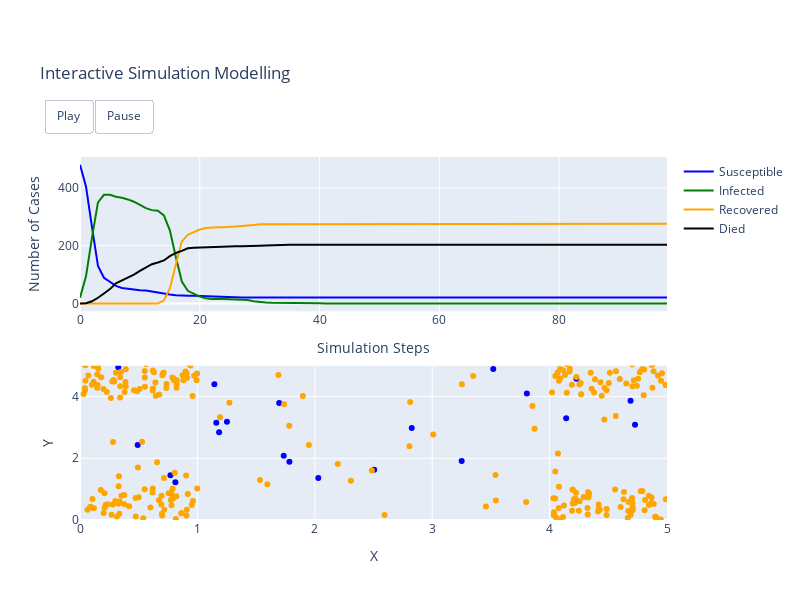

This figure's notebook cell:
### Code cell
replay_plot(negatives, positives, survivors, deaths, df, grid_max=grid_max)

### Figure 1 — Plotly figure (JSON) as saved in the notebook; plotly's stock layout.template omitted (floating-point values rounded to 4 significant figures; data arrays with more than 128 entries replaced by an {"elided": "..."} marker saying what was removed)
{"data": [{"line": {"color": "blue", "width": 2}, "mode": "lines", "name": "Susceptible", "type": "scatter", "x": [0, 1, 2, 3, 4, 5, 6, 7, 8, 9, 10, 11, 12, 13, 14, 15, 16, 17, 18, 19, 20, 21, 22, 23, 24, 25, 26, 27, 28, 29, 30, 31, 32, 33, 34, 35, 36, 37, 38, 39, 40, 41, 42, 43, 44, 45, 46, 47, 48, 49, 50, 51, 52, 53, 54, 55, 56, 57, 58, 59, 60, 61, 62, 63, 64, 65, 66, 67, 68, 69, 70, 71, 72, 73, 74, 75, 76, 77, 78, 79, 80, 81, 82, 83, 84, 85, 86, 87, 88, 89, 90, 91, 92, 93, 94, 95, 96, 97, 98], "xaxis": "x", "y": [480, 405, 264, 130, 89, 74, 61, 54, 51, 48, 46, 45, 41, 37, 35, 31, 29, 27, 27, 27, 26, 26, 25, 23, 23, 23, 22, 21, 21, 21, 21, 21, 21, 21, 21, 21, 21, 21, 21, 21, 21, 21, 21, 21, 21, 21, 21, 21, 21, 21, 21, 21, 21, 21, 21, 21, 21, 21, 21, 21, 21, 21, 21, 21, 21, 21, 21, 21, 21, 21, 21, 21, 21, 21, 21, 21, 21, 21, 21, 21, 21, 21, 21, 21, 21, 21, 21, 21, 21, 21, 21, 21, 21, 21, 21, 21, 21, 21, 21, 21], "yaxis": "y"}, {"line": {"color": "green", "width": 2}, "mode": "lines", "name": "Infected", "type": "scatter", "x": [0, 1, 2, 3, 4, 5, 6, 7, 8, 9, 10, 11, 12, 13, 14, 15, 16, 17, 18, 19, 20, 21, 22, 23, 24, 25, 26, 27, 28, 29, 30, 31, 32, 33, 34, 35, 36, 37, 38, 39, 40, 41, 42, 43, 44, 45, 46, 47, 48, 49, 50, 51, 52, 53, 54, 55, 56, 57, 58, 59, 60, 61, 62, 63, 64, 65, 66, 67, 68, 69, 70, 71, 72, 73, 74, 75, 76, 77, 78, 79, 80, 81, 82, 83, 84, 85, 86, 87, 88, 89, 90, 91, 92, 93, 94, 95, 96, 97, 98], "xaxis": "x", "y": [20, 94, 228, 350, 376, 376, 369, 366, 360, 352, 341, 330, 323, 321, 305, 253, 161, 76, 44, 33, 24, 18, 16, 17, 16, 15, 14, 13, 12, 8, 5, 4, 3, 3, 2, 2, 2, 1, 1, 1, 1, 0, 0, 0, 0, 0, 0, 0, 0, 0, 0, 0, 0, 0, 0, 0, 0, 0, 0, 0, 0, 0, 0, 0, 0, 0, 0, 0, 0, 0, 0, 0, 0, 0, 0, 0, 0, 0, 0, 0, 0, 0, 0, 0, 0, 0, 0, 0, 0, 0, 0, 0, 0, 0, 0, 0, 0, 0, 0, 0], "yaxis": "y"}, {"line": {"color": "orange", "width": 2}, "mode": "lines", "name": "Recovered", "type": "scatter", "x": [0, 1, 2, 3, 4, 5, 6, 7, 8, 9, 10, 11, 12, 13, 14, 15, 16, 17, 18, 19, 20, 21, 22, 23, 24, 25, 26, 27, 28, 29, 30, 31, 32, 33, 34, 35, 36, 37, 38, 39, 40, 41, 42, 43, 44, 45, 46, 47, 48, 49, 50, 51, 52, 53, 54, 55, 56, 57, 58, 59, 60, 61, 62, 63, 64, 65, 66, 67, 68, 69, 70, 71, 72, 73, 74, 75, 76, 77, 78, 79, 80, 81, 82, 83, 84, 85, 86, 87, 88, 89, 90, 91, 92, 93, 94, 95, 96, 97, 98], "xaxis": "x", "y": [0, 0, 0, 0, 0, 0, 0, 0, 0, 0, 0, 0, 0, 0, 11, 52, 135, 215, 238, 247, 256, 261, 263, 264, 264, 264, 266, 268, 269, 272, 274, 274, 274, 274, 274, 274, 274, 275, 275, 275, 275, 276, 276, 276, 276, 276, 276, 276, 276, 276, 276, 276, 276, 276, 276, 276, 276, 276, 276, 276, 276, 276, 276, 276, 276, 276, 276, 276, 276, 276, 276, 276, 276, 276, 276, 276, 276, 276, 276, 276, 276, 276, 276, 276, 276, 276, 276, 276, 276, 276, 276, 276, 276, 276, 276, 276, 276, 276, 276, 276], "yaxis": "y"}, {"line": {"color": "black", "width": 2}, "mode": "lines", "name": "Died", "type": "scatter", "x": [0, 1, 2, 3, 4, 5, 6, 7, 8, 9, 10, 11, 12, 13, 14, 15, 16, 17, 18, 19, 20, 21, 22, 23, 24, 25, 26, 27, 28, 29, 30, 31, 32, 33, 34, 35, 36, 37, 38, 39, 40, 41, 42, 43, 44, 45, 46, 47, 48, 49, 50, 51, 52, 53, 54, 55, 56, 57, 58, 59, 60, 61, 62, 63, 64, 65, 66, 67, 68, 69, 70, 71, 72, 73, 74, 75, 76, 77, 78, 79, 80, 81, 82, 83, 84, 85, 86, 87, 88, 89, 90, 91, 92, 93, 94, 95, 96, 97, 98], "xaxis": "x", "y": [0, 1, 8, 20, 35, 50, 70, 80, 89, 100, 113, 125, 136, 142, 149, 164, 175, 182, 191, 193, 194, 195, 196, 196, 197, 198, 198, 198, 198, 199, 200, 201, 202, 202, 203, 203, 203, 203, 203, 203, 203, 203, 203, 203, 203, 203, 203, 203, 203, 203, 203, 203, 203, 203, 203, 203, 203, 203, 203, 203, 203, 203, 203, 203, 203, 203, 203, 203, 203, 203, 203, 203, 203, 203, 203, 203, 203, 203, 203, 203, 203, 203, 203, 203, 203, 203, 203, 203, 203, 203, 203, 203, 203, 203, 203, 203, 203, 203, 203, 203], "yaxis": "y"}, {"marker": {"color": "blue"}, "mode": "markers", "name": "Susceptible", "showlegend": false, "type": "scatter", "x": [3.251, 1.697, 3.52, 4.228, 1.784, 2.506, 1.735, 4.141, 0.7701, 3.806, 1.161, 1.252, 1.185, 1.145, 0.4914, 0.3264, 4.689, 4.728, 0.8124, 2.03, 2.826], "xaxis": "x2", "y": [1.909, 3.795, 4.898, 4.578, 1.887, 1.632, 2.081, 3.299, 1.448, 4.103, 3.153, 3.184, 2.843, 4.402, 2.427, 4.948, 3.863, 3.088, 1.223, 1.36, 2.98], "yaxis": "y2"}, {"marker": {"color": "green"}, "mode": "markers", "name": "Infected", "showlegend": false, "type": "scatter", "x": [10], "xaxis": "x2", "y": [10], "yaxis": "y2"}, {"marker": {"color": "orange"}, "mode": "markers", "name": "Recovered", "showlegend": false, "type": "scatter", "x": {"elided": "276 float values"}, "xaxis": "x2", "y": {"elided": "276 float values"}, "yaxis": "y2"}], "layout": {"height": 600, "title": {"text": "Interactive Simulation Modelling"}, "updatemenus": [{"active": 0, "buttons": [{"args": [null, {"frame": {"duration": 100, "redraw": false}, "fromcurrent": true, "transition": {"duration": 10, "easing": "quadratic-in-out"}}], "label": "Play", "method": "animate"}, {"args": [[null], {"frame": {"duration": 0, "redraw": false}, "mode": "immediate", "transition": {"duration": 0}}], "label": "Pause", "method": "animate"}], "direction": "left", "pad": {"r": 10, "t": 87}, "showactive": false, "type": "buttons", "x": 0.14, "xanchor": "right", "y": 1.4, "yanchor": "top"}], "width": 800, "xaxis": {"anchor": "y", "autorange": true, "domain": [0, 1], "range": [0, 98], "title": {"text": "Simulation Steps"}, "type": "linear"}, "xaxis2": {"anchor": "y2", "domain": [0, 1], "range": [0, 5], "title": {"text": "X"}, "type": "linear"}, "yaxis": {"anchor": "x", "autorange": true, "domain": [0.575, 1], "range": [-26.67, 506.7], "title": {"text": "Number of Cases"}, "type": "linear"}, "yaxis2": {"anchor": "x2", "domain": [0, 0.425], "range": [0, 5], "title": {"text": "Y"}, "type": "linear"}}}
